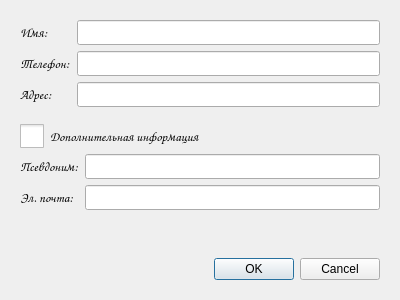
<?xml version="1.0" encoding="UTF-8"?>
<ui version="4.0">
 <class>ContactEdit</class>
 <widget class="QDialog" name="ContactEdit">
  <property name="geometry">
   <rect>
    <x>0</x>
    <y>0</y>
    <width>400</width>
    <height>300</height>
   </rect>
  </property>
  <property name="windowTitle">
   <string>Dialog</string>
  </property>
  <layout class="QVBoxLayout" name="verticalLayout">
   <item>
    <widget class="QScrollArea" name="scrollArea">
     <property name="frameShape">
      <enum>QFrame::NoFrame</enum>
     </property>
     <property name="widgetResizable">
      <bool>true</bool>
     </property>
     <widget class="QWidget" name="scrollAreaWidgetContents">
      <property name="geometry">
       <rect>
        <x>0</x>
        <y>0</y>
        <width>382</width>
        <height>282</height>
       </rect>
      </property>
      <layout class="QVBoxLayout" name="verticalLayout_2">
       <item>
        <layout class="QFormLayout" name="formLayout_2">
         <item row="0" column="0">
          <widget class="QLabel" name="nameLabel">
           <property name="font">
            <font>
             <family>Comic Sans MS</family>
             <pointsize>10</pointsize>
            </font>
           </property>
           <property name="text">
            <string>Имя:</string>
           </property>
          </widget>
         </item>
         <item row="0" column="1">
          <widget class="QLineEdit" name="nameLineEdit">
           <property name="font">
            <font>
             <family>Comic Sans MS</family>
             <pointsize>10</pointsize>
            </font>
           </property>
           <property name="text">
            <string/>
           </property>
          </widget>
         </item>
         <item row="1" column="0">
          <widget class="QLabel" name="telephoneLabel">
           <property name="font">
            <font>
             <family>Comic Sans MS</family>
             <pointsize>10</pointsize>
            </font>
           </property>
           <property name="text">
            <string>Телефон:</string>
           </property>
          </widget>
         </item>
         <item row="1" column="1">
          <widget class="QLineEdit" name="telephoneLineEdit">
           <property name="font">
            <font>
             <family>Comic Sans MS</family>
             <pointsize>10</pointsize>
            </font>
           </property>
          </widget>
         </item>
         <item row="2" column="0">
          <widget class="QLabel" name="addressLabel">
           <property name="font">
            <font>
             <family>Comic Sans MS</family>
             <pointsize>10</pointsize>
            </font>
           </property>
           <property name="text">
            <string>Адрес:</string>
           </property>
          </widget>
         </item>
         <item row="2" column="1">
          <widget class="QLineEdit" name="addressLineEdit">
           <property name="font">
            <font>
             <family>Comic Sans MS</family>
             <pointsize>10</pointsize>
            </font>
           </property>
          </widget>
         </item>
        </layout>
       </item>
       <item>
        <widget class="QCheckBox" name="checkBox">
         <property name="font">
          <font>
           <family>Comic Sans MS</family>
           <pointsize>10</pointsize>
          </font>
         </property>
         <property name="styleSheet">
          <string notr="true">QCheckBox::indicator {
 width: 24px;
 height: 24px;
 }
QCheckBox::indicator:unchecked { image: url(:/images/down.png); }
QCheckBox::indicator:checked { image: url(:/images/up.png); }</string>
         </property>
         <property name="text">
          <string>Дополнительная информация</string>
         </property>
         <property name="iconSize">
          <size>
           <width>24</width>
           <height>24</height>
          </size>
         </property>
        </widget>
       </item>
       <item>
        <layout class="QFormLayout" name="formLayout">
         <item row="0" column="0">
          <widget class="QLabel" name="nickLabel">
           <property name="font">
            <font>
             <family>Comic Sans MS</family>
             <pointsize>10</pointsize>
            </font>
           </property>
           <property name="text">
            <string>Псевдоним:</string>
           </property>
          </widget>
         </item>
         <item row="0" column="1">
          <widget class="QLineEdit" name="nickLineEdit">
           <property name="font">
            <font>
             <family>Comic Sans MS</family>
             <pointsize>10</pointsize>
            </font>
           </property>
          </widget>
         </item>
         <item row="1" column="0">
          <widget class="QLabel" name="mailLabel">
           <property name="font">
            <font>
             <family>Comic Sans MS</family>
             <pointsize>10</pointsize>
            </font>
           </property>
           <property name="text">
            <string>Эл. почта:</string>
           </property>
          </widget>
         </item>
         <item row="1" column="1">
          <widget class="QLineEdit" name="mailLineEdit">
           <property name="font">
            <font>
             <family>Comic Sans MS</family>
             <pointsize>10</pointsize>
            </font>
           </property>
          </widget>
         </item>
        </layout>
       </item>
       <item>
        <widget class="QDialogButtonBox" name="buttonBox">
         <property name="orientation">
          <enum>Qt::Horizontal</enum>
         </property>
         <property name="standardButtons">
          <set>QDialogButtonBox::Cancel|QDialogButtonBox::Ok</set>
         </property>
        </widget>
       </item>
      </layout>
     </widget>
    </widget>
   </item>
  </layout>
 </widget>
 <resources/>
 <connections>
  <connection>
   <sender>buttonBox</sender>
   <signal>rejected()</signal>
   <receiver>ContactEdit</receiver>
   <slot>reject()</slot>
   <hints>
    <hint type="sourcelabel">
     <x>316</x>
     <y>260</y>
    </hint>
    <hint type="destinationlabel">
     <x>286</x>
     <y>274</y>
    </hint>
   </hints>
  </connection>
 </connections>
</ui>
